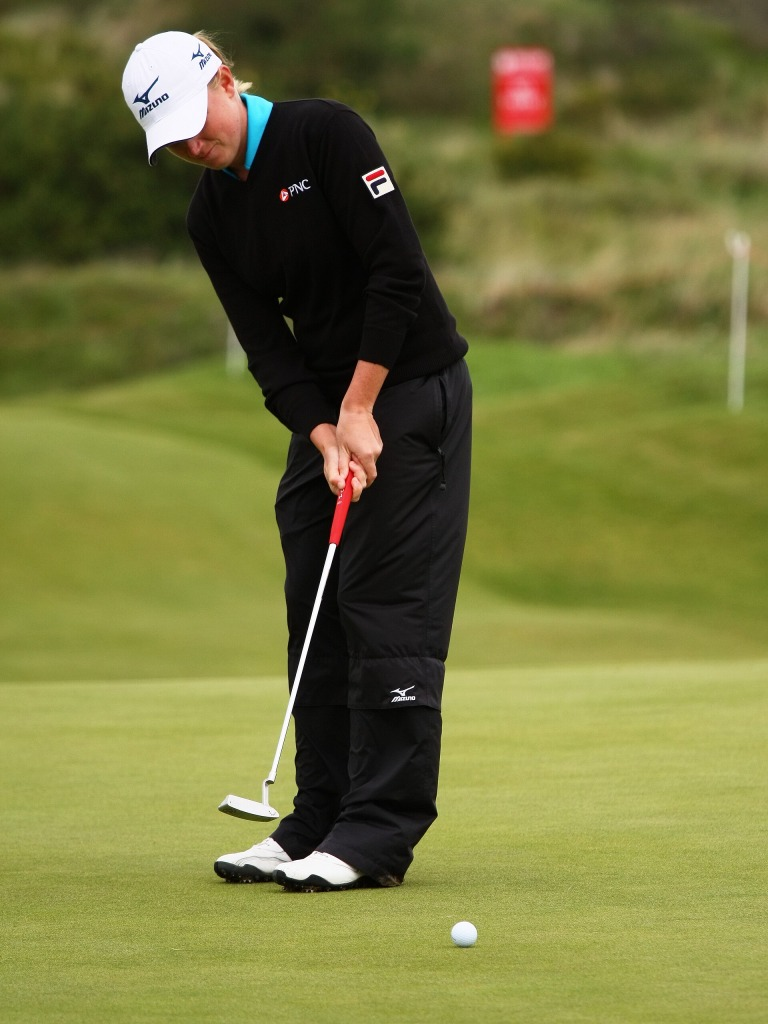
#> input picture images/person_2.jpg, 768 x 1024 px, given in place of 1.png, which was not available
$ python ex3.py
#> lines starting #> are read from the running program, lines starting #| are printed output that depends on the picture
# ==========================================================
# SAVI - Parte 6 - Exercício 3: mosaico com brilho médio e
# contraste alvo
#
# RESUMO:
# - Junta ex1 + ex2: corrige train e query (s, b cada: 4 parâmetros).
# - Erros devolvidos (zona de sobreposição):
#     * n erros de similaridade (train corrigida - query corrigida)
#     * 4 erros: brilho e contraste de cada imagem vs alvo
# - Brilho alvo: argumento (-gab). Contraste alvo: desvio padrão
#   da train ORIGINAL na sobreposição.
# - Os 4 erros são multiplicados por sqrt(n): como o least_squares
#   minimiza a soma dos quadrados, cada um passa a pesar n vezes,
#   o mesmo que o conjunto dos erros de similaridade.
# - Sem esse peso, os 4 erros seriam desprezáveis face a n erros.
# ==========================================================

import argparse
from functools import partial
from random import randint
import json
import random
import signal
import sys
import cv2
from matplotlib import pyplot as plt
import numpy as np
from scipy.optimize import least_squares

def signal_handler(sig, frame):
    print('You pressed Ctrl+C!')
    sys.exit(0)


def signal_handler_term(sig, frame):
    print('You pressed Ctrl+C!')
    sys.exit(0)


def showFloatImage(window_name, image):
    image_uint8 = image.astype(np.uint8)
    cv2.imshow(window_name, image_uint8)


def buildMosaic(t_image, q_corrected_image, mask):

    mosaic = np.copy(t_image)
    mosaic[mask] = 0.5 * t_image[mask] + 0.5 * q_corrected_image[mask]

    return mosaic


# Main function
def main(): # this is our main function
    signal.signal(signal.SIGINT, signal_handler)
    signal.signal(signal.SIGTERM, signal_handler_term)
    print("SAVI exercise")

    # -------------------------------------------------------------------------
    # Initialization
    # -------------------------------------------------------------------------


    # initialize argparser
    ap = argparse.ArgumentParser()
    ap.add_argument("-tab", "--target_average_brightness", type=int, required=False,
                    default=50, help="", )
    ap.add_argument("-tac", "--target_average_contrast", type=int, required=False,
                    default=60, help="", )
    ap.add_argument("-sf", "--scaling_factor", type=float, required=False,
                    default=0.3, help="", )

    ap.add_argument("-gab", "--goal_average_brightness", type=int, required=False,
                    default=50, help="", )
    ap.add_argument("-gac", "--goal_average_contrast", type=int, required=False,
                    default=60, help="", )


    args = ap.parse_args()
    args = vars(args) # transform the args into a dictionary
    print('Input args: ' + str(args))

    # Load the image
    t_image = cv2.imread('../images/machu_pichu/1.png')
#> t_image is the input picture: shape (1024, 768, 3); mean B, G, R 60.6, 118.8, 117.8
    t_image = t_image.astype(float)
    t_image = cv2.resize(t_image, None, fx=args['scaling_factor'], fy=args['scaling_factor'],
                         interpolation=cv2.INTER_AREA)
#> t_image: shape (307, 230, 3) float64

    q_image = cv2.imread('../images/machu_pichu/query_warped.png')
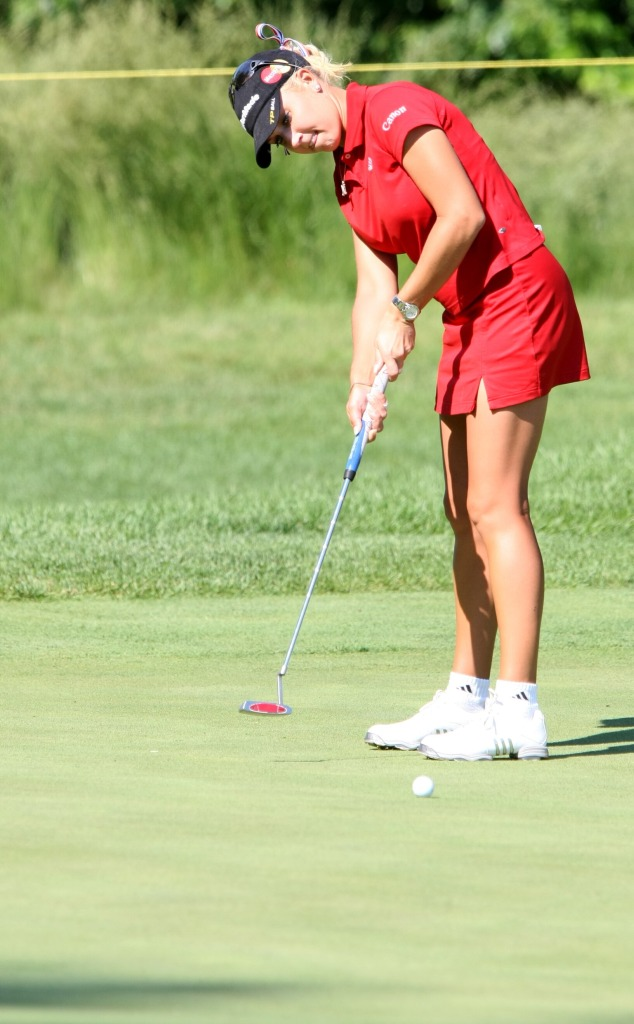
#> input picture images/person_3.jpg, 634 x 1024 px, given in place of query_warped.png, which was not available
#> q_image is the input picture: shape (1024, 634, 3); mean B, G, R 126.3, 179.2, 176.1
    q_image = cv2.resize(q_image, None, fx=args['scaling_factor'], fy=args['scaling_factor'],
                         interpolation=cv2.INTER_AREA)
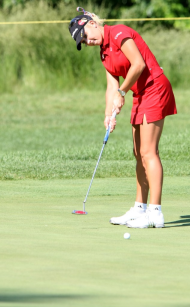
#> q_image: shape (307, 190, 3); mean B, G, R 126.3, 179.2, 176.1

    # We need to compute the mask of valid pixels in the query image
    q_image_gray = cv2.cvtColor(q_image, cv2.COLOR_BGR2GRAY)
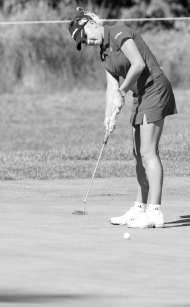
#> q_image_gray: shape (307, 190); min 1, max 255, mean 172.2
    mask = q_image_gray != 0
#> mask: shape (307, 190) bool; every value is 1
    # Border pixels of the warped image are a mix of image and black (interpolation
    # in warpPerspective and resize), so they are dark but not 0. Erode the mask to drop them.
    mask = cv2.erode(mask.astype(np.uint8), np.ones((5, 5), np.uint8)).astype(bool)
    # cv2.imshow('mask', mask.astype(np.uint8)*255)
    # cv2.waitKey(0)

    q_image = q_image.astype(float)

    # Create a data dictionary for storing all I need for the optimization
    data = {'q_image': q_image,
            't_image': t_image,
            'mask': mask,
            'goal_average_brightness': args['goal_average_brightness'],
            'goal_average_contrast': args['goal_average_contrast']
            }


    def objective_function(params, data):
        """ The objective function is used to compute an error to inform the optimization procedure
        """

        # Define the parameters in a list: assume  [m, b]
        s_q = params[0]
        b_q = params[1]
        s_t = params[2]
        b_t = params[3]

        print('\n\n')

        # Compute the new corrected q_image by applying s and b
        q_image = np.copy(data['q_image'])

        corrected_q_image = q_image # copy the entire image from the original
        corrected_q_image[data['mask']] = s_q * q_image[data['mask']] + b_q # change the colors only in the valid pixels mask
        corrected_q_image = np.minimum(corrected_q_image, 255)
        corrected_q_image = np.maximum(corrected_q_image, 0)

        corrected_t_image = np.copy(data['t_image']) # copy the entire image from the original
        corrected_t_image = s_t * t_image + b_t # change the colors only in the valid pixels mask
        corrected_t_image = np.minimum(corrected_t_image, 255)
        corrected_t_image = np.maximum(corrected_t_image, 0)

        # Compute the error per pixel (image to image similarity)
#> (the run stopped early here; a loop or call above may not have finished)
